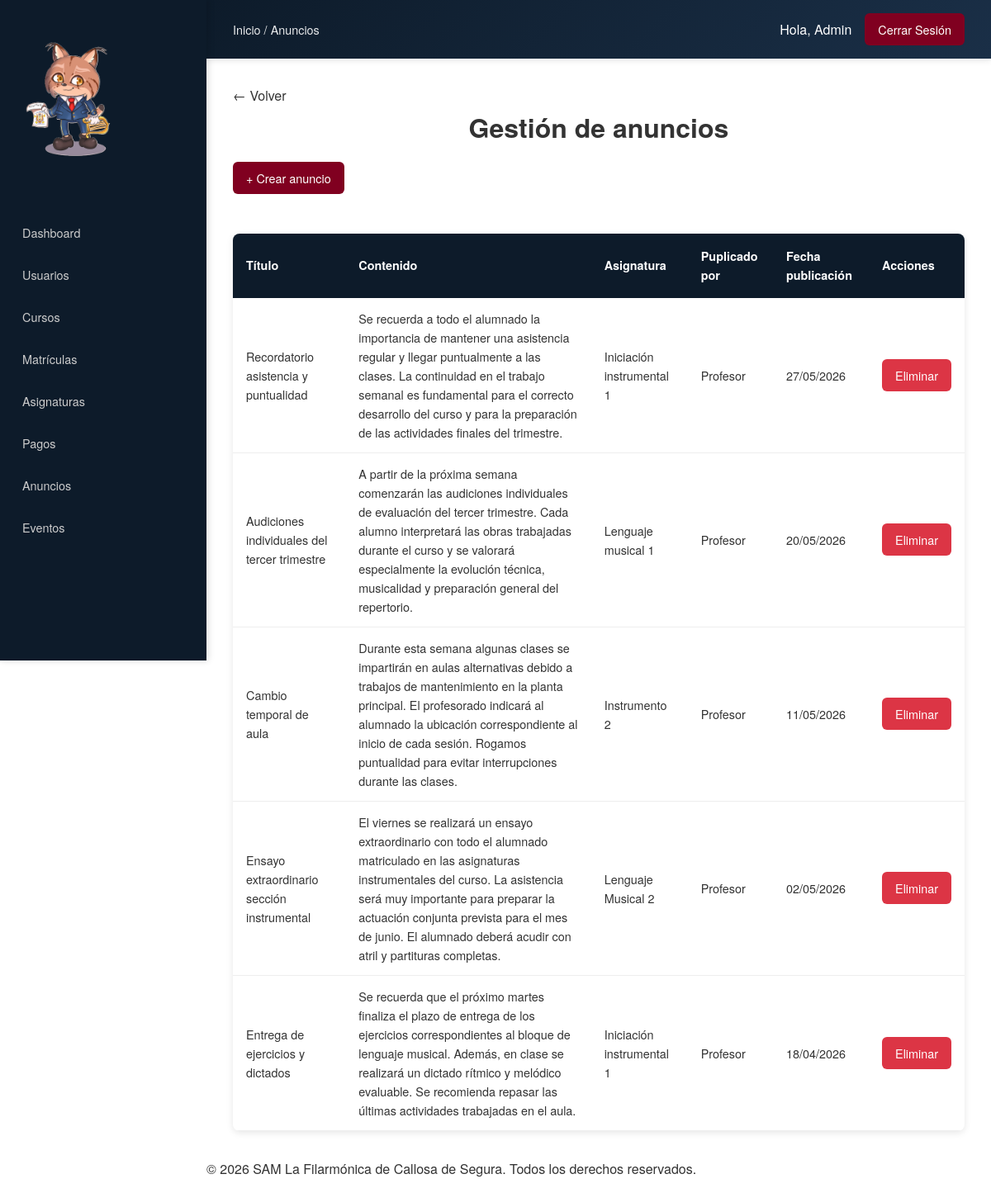
The page /admin/anuncios.php (signed in) on the database its author committed.
### tables this page shows
CREATE TABLE `anuncios` (
  `id_anuncio` int(11) NOT NULL,
  `id_asignatura` int(11) NOT NULL,
  `id_profesor` int(11) NOT NULL,
  `titulo` varchar(150) NOT NULL,
  `contenido` text NOT NULL,
  `fecha_publicacion` date DEFAULT NULL,
  `id_curso` int(11) DEFAULT NULL
);

CREATE TABLE `asignaturas` (
  `id_asignatura` int(11) NOT NULL,
  `nombre` varchar(100) NOT NULL,
  `id_curso` int(11) DEFAULT NULL,
  `id_profesor` int(11) DEFAULT NULL
);

CREATE TABLE `usuarios` (
  `id_usuario` int(11) NOT NULL,
  `nombre` varchar(100) NOT NULL,
  `apellidos` varchar(150) NOT NULL,
  `email` varchar(150) NOT NULL,
  `password` varchar(255) NOT NULL,
  `telefono` varchar(20) DEFAULT NULL,
  `dni` varchar(20) DEFAULT NULL,
  `fecha_nacimiento` date DEFAULT NULL,
  `direccion` text DEFAULT NULL,
  `rol` enum('admin','profesor','alumno') NOT NULL,
  `fecha_registro` date DEFAULT NULL,
  `activo` tinyint(1) DEFAULT 1
);

### admin/anuncios.php (the view, shortened to what this page needs)
<?php
require_once "../includes/funciones.php";
$conexion = conectar();
$anuncios = $conexion->query("SELECT a.*, u.nombre AS profesor_nombre, c.nombre AS asignatura_nombre
                                FROM anuncios a
                                JOIN usuarios u ON a.id_profesor=u.id_usuario
                                JOIN asignaturas c ON a.id_asignatura=c.id_asignatura
                                ORDER BY a.fecha_publicacion DESC");
include "../plantillas/header_privado.php";
include "../plantillas/navbar_privado.php";
?>
<main class="main">
    <h1>Gestión de anuncios</h1>
    <a href="crear_anuncio.php" class="btn-crear">+ Crear anuncio</a>
    <div class="anuncios">
    <table class="tabla-anuncios">
        <thead>
            <tr>
                <th>Título</th>
                <th class="ocultar-mobile">Contenido</th>
                <th>Asignatura</th>
                <th>Puplicado por</th>
                <th>Fecha publicación</th>
                <th>Acciones</th>
            </tr>
        </thead>
        <tbody>
            <?php while ($anuncio = $anuncios->fetch_assoc()) { ?>
                <tr>
                    <td><?= $anuncio['titulo'] ?></td>
                    <td class="ocultar-mobile"><?= $anuncio['contenido'] ?></td>
                    <td><?= $anuncio['asignatura_nombre'] ?></td>
                    <td><?= $anuncio['profesor_nombre'] ?></td>
                    <td><?= date("d/m/Y", strtotime($anuncio['fecha_publicacion'])) ?></td>
                    <td>
                        <a href="anuncios.php?eliminar=<?= $anuncio['id_anuncio'] ?>" class="btn-eliminar" onclick="return confirm('¿Estás seguro?')">Eliminar</a>
                    </td>
                </tr>
            <?php } ?>
        </tbody>
    </table>
</main>
<?php
include "../plantillas/footer_privado.php";
?>

### estaticos/css/styles.css (style rules this page uses)
* { box-sizing: border-box; margin: 0; padding: 0; }
html, body { height: 100%; margin: 0; }
body { font-family: 'Helvetica Neue', Arial, sans-serif; line-height: 1.6; color: #333333; display: flex; flex-direction: column; min-height: 100vh; min-width: 320px; }
main { flex: 1; }
a { text-decoration: none; color: inherit; }
h1, h2, h3 { margin-bottom: 1rem; text-align: center; }

### estaticos/css/privado.css (style rules this page uses)
* { box-sizing: border-box; }
html, body { min-width: 320px; }
body { margin: 0; padding: 0; }
.main { padding: 1rem; width: 100%; max-width: 1400px; min-width: 300px; margin: 0 auto; }
table { width: 100%; display: block; overflow-x: auto; -webkit-overflow-scrolling: touch; border-collapse: collapse; margin-top: 1.5rem; background: white; border-radius: 8px; box-shadow: 0 2px 8px rgba(0, 0, 0, 0.1); font-size: 0.85rem; }
table thead { background: #0D1B2A; color: white; }
table th { padding: 0.6rem 0.4rem; text-align: left; font-weight: 600; }
table td { padding: 0.75rem 0.4rem; border-bottom: 1px solid #eee; max-height: 200px; }
.ocultar-mobile { display: none; }
td:last-child, th:last-child { width:1%; }
.btn-crear, .btn-editar, .btn-eliminar, .btn-aprobar, .btn-rechazar { display: inline-block; padding: 6px 12px; border-radius: 6px; text-decoration: none; font-size: 0.8rem; transition: all 0.3s; border: none; cursor: pointer; }
.btn-crear { background: #800020; color: white; margin-bottom: 1rem; width: 100%; }
.btn-eliminar { background: #dc3545; color: white; margin-bottom: 0.25rem; }
@media (min-width: 768px) { .main { padding: 1.5rem; } }
@media (min-width: 768px) { table { font-size: 0.9rem; } }
@media (min-width: 768px) { table th { padding: 1rem; } }
@media (min-width: 768px) { table td { padding: 0.8rem 1rem; } }
@media (min-width: 768px) { .ocultar-mobile { display: table-cell; } }
@media (min-width: 768px) { .btn-crear, .btn-editar, .btn-eliminar, .btn-aprobar, .btn-rechazar { padding: 8px 16px; font-size: 0.9rem; } }
@media (min-width: 768px) { .btn-crear { width: auto; margin-bottom: 1.5rem; } }
@media (min-width: 768px) { .btn-eliminar { margin-bottom: 0; } }
@media (min-width: 1024px) { .main { padding: 2rem; max-width: 1200px; } }
@media (min-width: 1024px) { body { margin-left: 250px; } }

### rows shown on the page
anuncios: titulo "Recordatorio asistencia y puntualidad", contenido "Se recuerda a todo el alumnado la importancia de mantener una asistencia regular y llegar puntualmente a las clases. La continuidad en el trabajo semanal es fundamental para el correcto desarrollo del curso y para la preparación de las actividades finales del trimestre.", id_asignatura.nombre "Iniciación instrumental 1", id_profesor.nombre "Profesor", fecha_publicacion "27/05/2026"
anuncios: titulo "Audiciones individuales del tercer trimestre", contenido "A partir de la próxima semana comenzarán las audiciones individuales de evaluación del tercer trimestre. Cada alumno interpretará las obras trabajadas durante el curso y se valorará especialmente la evolución técnica, musicalidad y preparación general del repertorio.", id_asignatura.nombre "Lenguaje musical 1", id_profesor.nombre "Profesor", fecha_publicacion "20/05/2026"
anuncios: titulo "Cambio temporal de aula", contenido "Durante esta semana algunas clases se impartirán en aulas alternativas debido a trabajos de mantenimiento en la planta principal. El profesorado indicará al alumnado la ubicación correspondiente al inicio de cada sesión. Rogamos puntualidad para evitar interrupciones durante las clases.", id_asignatura.nombre "Instrumento 2", id_profesor.nombre "Profesor", fecha_publicacion "11/05/2026"
anuncios: titulo "Ensayo extraordinario sección instrumental", contenido "El viernes se realizará un ensayo extraordinario con todo el alumnado matriculado en las asignaturas instrumentales del curso. La asistencia será muy importante para preparar la actuación conjunta prevista para el mes de junio. El alumnado deberá acudir con atril y partituras completas.", id_asignatura.nombre "Lenguaje Musical 2", id_profesor.nombre "Profesor", fecha_publicacion "02/05/2026"
anuncios: titulo "Entrega de ejercicios y dictados", contenido "Se recuerda que el próximo martes finaliza el plazo de entrega de los ejercicios correspondientes al bloque de lenguaje musical. Además, en clase se realizará un dictado rítmico y melódico evaluable. Se recomienda repasar las últimas actividades trabajadas en el aula.", id_asignatura.nombre "Iniciación instrumental 1", id_profesor.nombre "Profesor", fecha_publicacion "18/04/2026"

### other values the page prints
$breadcrumbs[$pagina_actual] "Anuncios"
$nombre "Admin"
